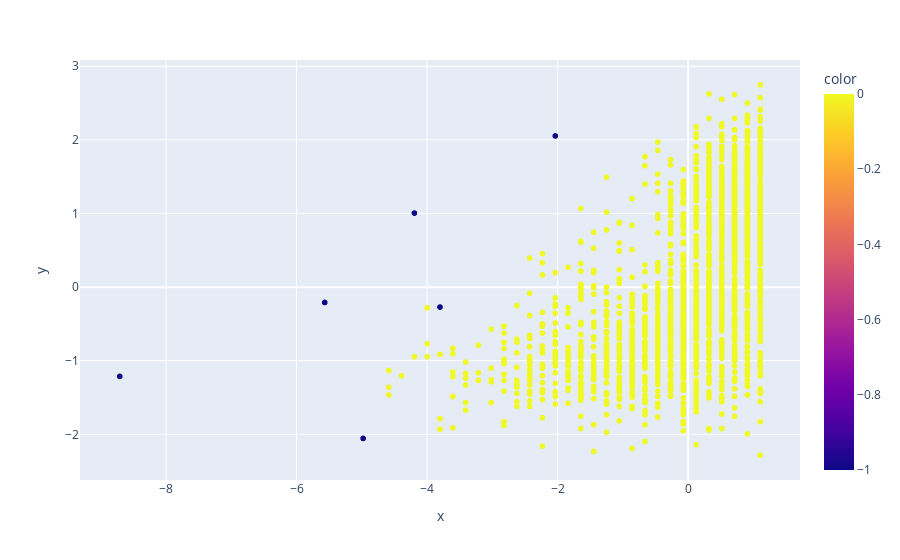

Here is the notebook cell this chart was saved with:
### Markdown cell above
So, my model only has one cluster and the -1 is all the noise, the outliers

### Code cell
fig = px.scatter(x = ideb_17["Tx Aprovacao_T"], y = ideb_17["SAEB_T"], 
                color = ideb_17["dbscan"])

fig.show()

### Figure 1 — Plotly figure (JSON) as saved in the notebook; plotly's stock layout.template omitted (floating-point values rounded to 4 significant figures; data arrays with more than 128 entries replaced by an {"elided": "..."} marker saying what was removed)
{"data": [{"hovertemplate": "x=%{x}<br>y=%{y}<br>color=%{marker.color}<extra></extra>", "legendgroup": "", "marker": {"color": {"elided": "2398 int values"}, "coloraxis": "coloraxis", "symbol": "circle"}, "mode": "markers", "name": "", "showlegend": false, "type": "scattergl", "x": {"elided": "2398 float values"}, "xaxis": "x", "y": {"elided": "2398 float values"}, "yaxis": "y"}], "layout": {"coloraxis": {"colorbar": {"title": {"text": "color"}}, "colorscale": [[0, "#0d0887"], [0.1111, "#46039f"], [0.2222, "#7201a8"], [0.3333, "#9c179e"], [0.4444, "#bd3786"], [0.5556, "#d8576b"], [0.6667, "#ed7953"], [0.7778, "#fb9f3a"], [0.8889, "#fdca26"], [1, "#f0f921"]]}, "legend": {"tracegroupgap": 0}, "margin": {"t": 60}, "xaxis": {"anchor": "y", "domain": [0, 1], "title": {"text": "x"}}, "yaxis": {"anchor": "x", "domain": [0, 1], "title": {"text": "y"}}}}
